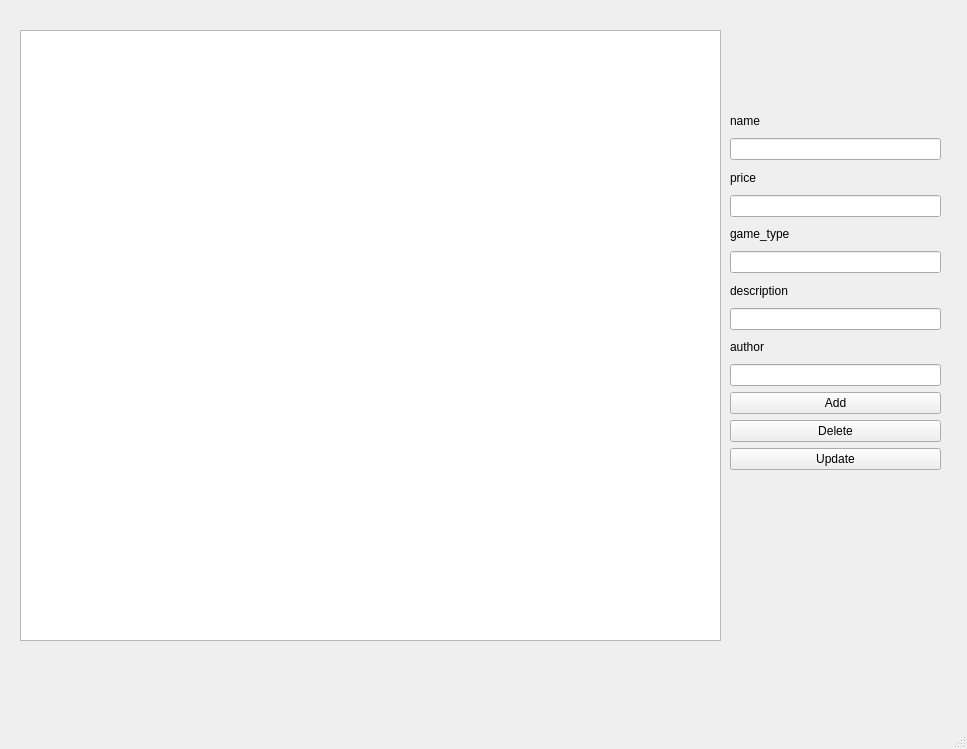
<?xml version="1.0" encoding="UTF-8"?>
<ui version="4.0">
 <class>MainWindow</class>
 <widget class="QMainWindow" name="MainWindow">
  <property name="geometry">
   <rect>
    <x>0</x>
    <y>0</y>
    <width>967</width>
    <height>749</height>
   </rect>
  </property>
  <property name="windowTitle">
   <string>MainWindow</string>
  </property>
  <widget class="QWidget" name="centralwidget">
   <widget class="QTextBrowser" name="textBrowser">
    <property name="geometry">
     <rect>
      <x>20</x>
      <y>30</y>
      <width>701</width>
      <height>611</height>
     </rect>
    </property>
   </widget>
   <widget class="QWidget" name="verticalLayoutWidget">
    <property name="geometry">
     <rect>
      <x>730</x>
      <y>110</y>
      <width>211</width>
      <height>360</height>
     </rect>
    </property>
    <layout class="QVBoxLayout" name="verticalLayout">
     <item>
      <widget class="QLabel" name="label">
       <property name="text">
        <string>name</string>
       </property>
      </widget>
     </item>
     <item>
      <widget class="QLineEdit" name="lineEdit">
       <property name="text">
        <string/>
       </property>
      </widget>
     </item>
     <item>
      <widget class="QLabel" name="label_2">
       <property name="text">
        <string>price</string>
       </property>
      </widget>
     </item>
     <item>
      <widget class="QLineEdit" name="lineEdit_2">
       <property name="text">
        <string/>
       </property>
      </widget>
     </item>
     <item>
      <widget class="QLabel" name="label_3">
       <property name="text">
        <string>game_type</string>
       </property>
      </widget>
     </item>
     <item>
      <widget class="QLineEdit" name="lineEdit_3">
       <property name="text">
        <string/>
       </property>
      </widget>
     </item>
     <item>
      <widget class="QLabel" name="label_4">
       <property name="text">
        <string>description</string>
       </property>
      </widget>
     </item>
     <item>
      <widget class="QLineEdit" name="lineEdit_4">
       <property name="text">
        <string/>
       </property>
      </widget>
     </item>
     <item>
      <widget class="QLabel" name="label_5">
       <property name="text">
        <string>author</string>
       </property>
      </widget>
     </item>
     <item>
      <widget class="QLineEdit" name="lineEdit_5">
       <property name="text">
        <string/>
       </property>
      </widget>
     </item>
     <item>
      <widget class="QPushButton" name="pushButton">
       <property name="text">
        <string>Add</string>
       </property>
      </widget>
     </item>
     <item>
      <widget class="QPushButton" name="pushButton_2">
       <property name="text">
        <string>Delete</string>
       </property>
      </widget>
     </item>
     <item>
      <widget class="QPushButton" name="pushButton_3">
       <property name="text">
        <string>Update</string>
       </property>
      </widget>
     </item>
    </layout>
   </widget>
  </widget>
  <widget class="QStatusBar" name="statusbar"/>
 </widget>
 <resources/>
 <connections/>
</ui>
